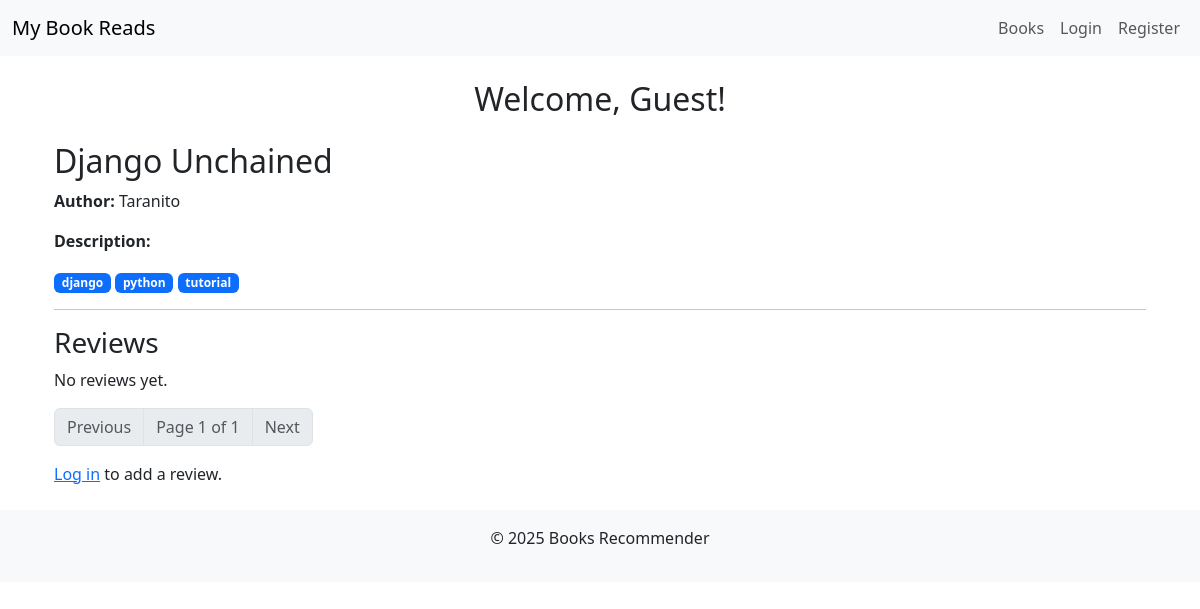
The app's page /books/7/ with its own data.
### books/models.py (models this page shows)
class Book(models.Model):
    STATUS_CHOICES = (
        ('reading', 'Currently Reading'),
        ('completed', 'Completed'),
        ('want_to_read', 'Want to Read'),
    )
    user = models.ForeignKey(User, on_delete=models.CASCADE, related_name='books')
    title = models.CharField(max_length=255)
    author = models.CharField(max_length=255)
    description = models.TextField(blank=True, null=True)
    tags = TaggableManager(blank=True)  # Using taggit for tagging books
    isbn = models.CharField(max_length=13, db_index=True, blank=True)
    total_pages = models.PositiveIntegerField(null=True, blank=True)
    current_page = models.PositiveIntegerField(default=0)
    status = models.CharField(
        max_length=20,
        choices=STATUS_CHOICES,
        default='want_to_read'
    )
    date_added = models.DateTimeField(auto_now_add=True)
    last_updated = models.DateTimeField(auto_now=True)
    class Meta:
        ordering = ['-date_added']
        unique_together = ['user', 'title', 'author']
        verbose_name = 'Book'

### books/views.py (the view)
# urls.py: path("books/<int:pk>/", BookDetailView.as_view(), name="book_detail"),
class BookDetailView(DetailView):
    model = Book
    template_name = "books/book_detail.html"
    context_object_name = "book"
    def get_context_data(self, **kwargs):
        context = super().get_context_data(**kwargs)
        book = self.get_object()
        reviews_list = book.reviews.all()  # get all reviews for this book
        paginator = Paginator(reviews_list, 5)  # 5 reviews per page
        page_number = self.request.GET.get('page')
        reviews_page = paginator.get_page(page_number)
        context['reviews_page'] = reviews_page
        return context
    def get_object(self, queryset=None):
        book = super().get_object(queryset)
        return book

### books/templates/books/book_detail.html (shortened to what this page needs)
{% extends "books/base.html" %}
{% block content %}
<div class="container mt-4">
    <h2>{{ book.title }}</h2>
    <p><strong>Author:</strong> {{ book.author }}</p>
    <p><strong>Description:</strong> {{ book.description }}</p>
         {% if book.tags.all %}
                        {% for tag in book.tags.all %}
                        <span class="badge bg-primary">{{ tag.name }}</span>
                        {% endfor %}
            {% endif %}
    <hr>
    <h3>Reviews</h3>
    {% for review in reviews_page %}
        <div class="review mb-3 border rounded p-3">
            <p><strong>{{ review.user.username }}</strong> says:</p>
            <p>{{ review.review }}</p>
            <p>
                <strong>Rating:</strong>
                <span class="text-warning">{{ review.stars }}</span>
            </p>
                 <p>
                <small>Date:
                <span class="primary">{{ review.created_at }}</span>
            </p></small>
            {% if user.is_authenticated and review.user == user %}
                <a href="{% url 'review_edit' review.pk %}" class="btn btn-sm btn-outline-secondary">
                    Edit Review
                </a>
            {% endif %}
        </div>
    {% empty %}
        <p>No reviews yet.</p>
    {% endfor %}
<nav aria-label="Review pagination">
    <ul class="pagination">
        {% if reviews_page.has_previous %}
            <li class="page-item">
                <a class="page-link" href="?page={{ reviews_page.previous_page_number }}">Previous</a>
            </li>
        {% else %}
            <li class="page-item disabled"><span class="page-link">Previous</span></li>
        {% endif %}
        <li class="page-item disabled">
            <span class="page-link">Page {{ reviews_page.number }} of {{ reviews_page.paginator.num_pages }}</span>
        </li>
        {% if reviews_page.has_next %}
            <li class="page-item">
                <a class="page-link" href="?page={{ reviews_page.next_page_number }}">Next</a>
            </li>
        {% else %}
            <li class="page-item disabled"><span class="page-link">Next</span></li>
        {% endif %}
    </ul>
</nav>
    {% if user.is_authenticated %}
        <hr>
        <h4>Add a Review</h4>
        <form method="post" action="{% url 'add_review' book.pk %}">
            {% csrf_token %}
            {{ review_form.as_p }}
            <button type="submit" class="btn btn-primary">Add Review</button>
        </form>
    {% else %}
        <p>
            <a href="{% url 'login' %}?next={{ request.path }}">Log in</a> to add a review.
        </p>
    {% endif %}
</div>
{% endblock %}

### records on screen
Book: title "Django Unchained", author "Taranito"
Tag: name "django"
Tag: name "python"
Tag: name "tutorial"

### other values on screen
{{ reviews_page.number }} "1"
{{ reviews_page.paginator.num_pages }} "1"
{{ year|default:2025 }} "2025"
